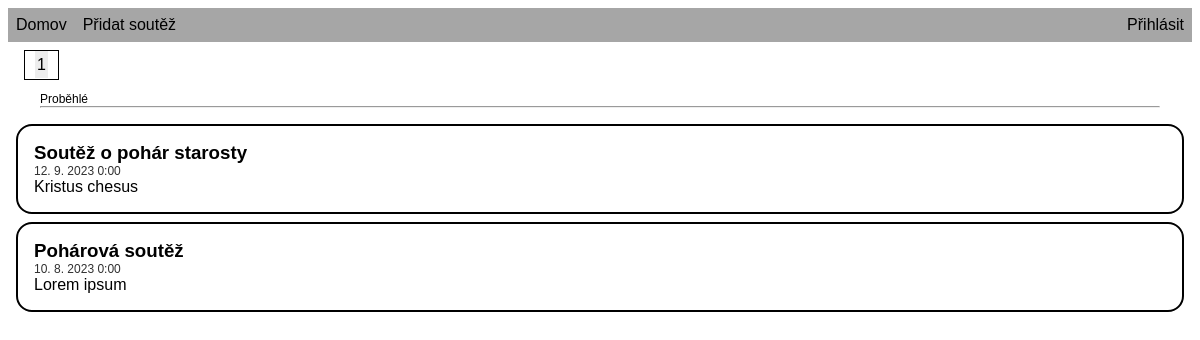
/, run on an earlier commit of the app's database.
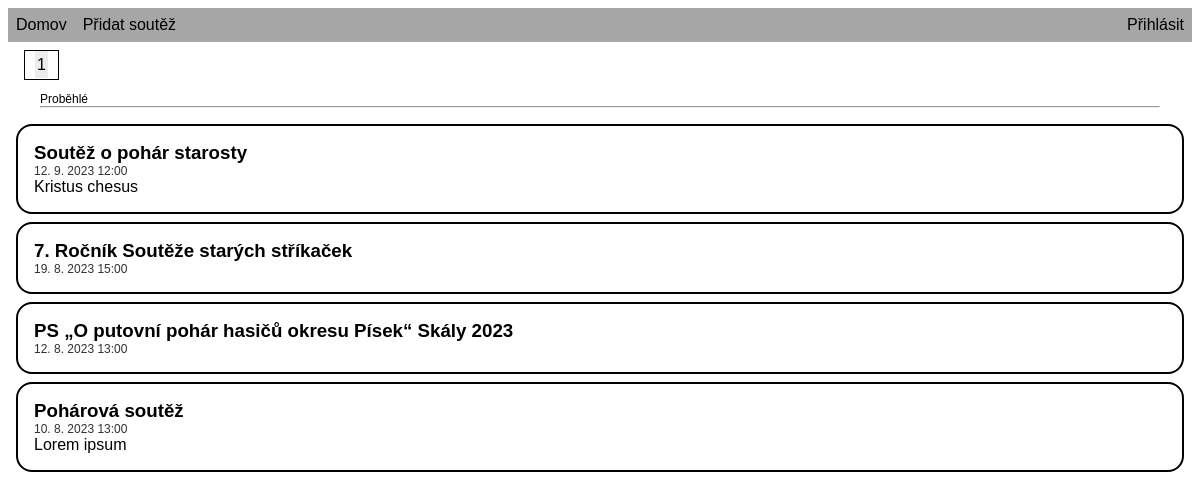
And on a later commit of the database.
### tables this page shows
CREATE TABLE "competition" (id INTEGER PRIMARY KEY AUTOINCREMENT UNIQUE NOT NULL, id_user INTEGER NOT NULL REFERENCES user (id), date_created DATETIME DEFAULT (CURRENT_TIMESTAMP) NOT NULL, title TEXT NOT NULL, description TEXT, proposition VARCHAR UNIQUE, date_event TIMEDATE NOT NULL, town VARCHAR NOT NULL, id_results INTEGER REFERENCES results (id) UNIQUE);

### functions.php (the view, shortened to what this page needs)
<?php
function print_competitions(array $competition_list){
    if(strtotime($competition_list[0]["date_event"]) > time()){
        echo "<div class='separator-div'><p class='separator-text'>Nadcházející</p>";
        echo "<hr></div>";
    }
    else{
        if($competition_list){
            echo "<div class='separator-div'><p class='separator-text'>Proběhlé</p>";
            echo "<hr></div>";
        }
    }
    for($i = 0; $i < count($competition_list); $i++){
        $competition = $competition_list[$i];
        echo "<article>";
        echo "<h3><a href='competition?id=$competition[id]'> $competition[title] </a></h3>";
        echo "<div class='date_event'>".date_format(date_create($competition["date_event"]), "j. n. Y G:i")."</div>";
        echo "<div>$competition[description]</div>";
        echo "</article>";
    }
}
?>

### index.php (shortened to what this page needs)
<?php
include("functions.php");
?>
<!DOCTYPE html>
<html lang="en">
<head>
    <link rel="stylesheet" href="zwa/static/style.css">
</head>
<body>
    <?php $db = new PDO("sqlite:" . __DIR__ . "/database.db"); ?>
    <?php include_once("header.php"); ?>
    <main>
    <?php
        $limit = 5;
        $site = 1;
        $q_count = $db->query("SELECT count(id) FROM competition");
        $comp_count = $q_count->fetchColumn();
        echo "<div class='page_nums'>";
        for($s = 0; $s*$limit < $comp_count; $s++){
            if($s+1 == $site){
                echo "<span>". $s+1 ."</span>";
            }
            else{
                echo "<a href=home?site=". $s+1 ."&limit=$limit>". $s+1 ."</a>";
            }
        }
        echo "</div>";
        $q = $db->query("SELECT * FROM competition ORDER BY date_event DESC LIMIT $limit OFFSET ".$limit*($site-1));
        $compets = $q->fetchAll(PDO::FETCH_ASSOC);
        print_competitions($compets);
    ?>
    </main>
</body>
</html>

### header.php (shortened to what this page needs)
<header>
        <nav class="navbar">
            <ul>
                <li><a href="home">Domov</a></li>
                <li><a href="add_competition">Přidat soutěž</a></li>
                <li class='login'><a href="<?php echo !strpos($_SERVER["REQUEST_URI"], "login")?"login?next=$_SERVER[REQUEST_URI]":"login"?>"><?php echo isset($_SESSION['user'])?$_SESSION['user']['username']:"Přihlásit"; ?></a></li>
            </ul>
        </nav>
    </header>

### static/style.css (style rules this page uses)
.navbar { display: block; background-color: #a6a6a6; }
.navbar ul { list-style-type: none; margin: 0; padding: 0; overflow: hidden; }
.navbar li { display: inline; float: left; padding: .5em; }
.navbar .login { float: right }
body { font-family: 'Helvetica', 'Arial', sans-serif; }
main { display: block; }
article { border: 2px solid; border-radius: 1em; margin: .5em; padding: 1em; }
h3 { margin: 0; }
.date_event { color: #313131; font-size: .75em; }
a { text-decoration: none; color: black; }
.separator-div { margin: 0 2em 1em; }
.separator-div p { font-size: .75em; margin-bottom: 0; }
.separator-div hr { margin: 0; }
.page_nums { border: solid 1px black; display: inline-block; padding: 5px 10px; margin: .5em 0 0 1em; }
.page_nums a, .page_nums span { padding: 5px 2px; }
.page_nums span { background-color: #ededed; }

What changed in the data, as far as the page shows it:
changed competition "Soutěž o pohár starosty": date_event "12. 9. 2023 0:00" → "12. 9. 2023 12:00"
added competition: title "7. Ročník Soutěže starých stříkaček", date_event "19. 8. 2023 15:00"
added competition: title "PS „O putovní pohár hasičů okresu Písek“ Skály 2023", date_event "12. 8. 2023 13:00"
changed competition "Pohárová soutěž": date_event "10. 8. 2023 0:00" → "10. 8. 2023 13:00"
